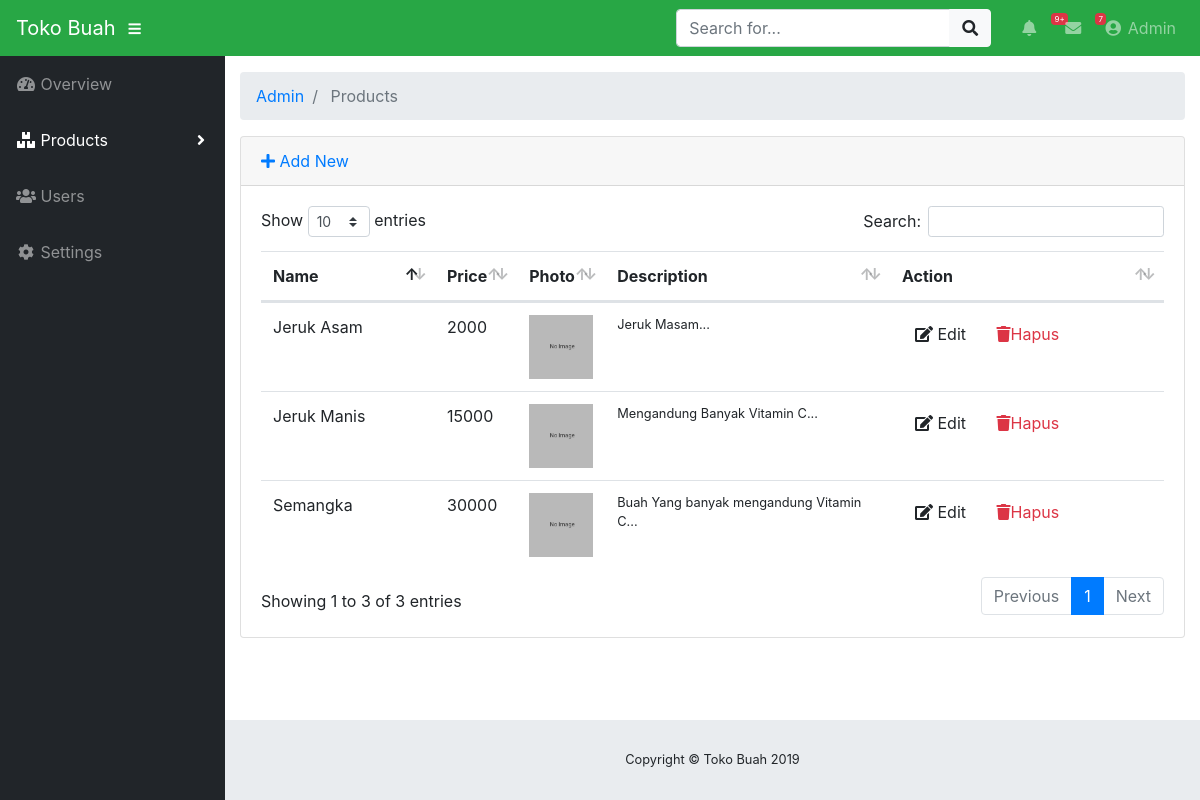
Page /index.php/admin/products on the committed database.
### tables this page shows
CREATE TABLE `products` (
  `product_id` varchar(64) NOT NULL,
  `name` varchar(255) NOT NULL,
  `price` int(11) NOT NULL,
  `image` varchar(255) NOT NULL DEFAULT 'default.jpg',
  `description` text NOT NULL
);

### application/controllers/admin/Products.php (called while the page is built, shortened)
<?php defined('BASEPATH') OR exit('No direct script access allowed');
 class Products extends CI_Controller{
     public function __construct() {
         $this->load->model("product_model");
         $this->load->library('form_validation');
     }
     public function index(){
         $data["products"] = $this->product_model->getAll();
         $this->load->view("admin/product/list",$data);
     }
 }

### index.php (called while the page is built, shortened)
<?php
require_once BASEPATH.'core/CodeIgniter.php';

### application/models/Product_model.php (called while the page is built, shortened)
<?php defined('BASEPATH') OR exit('No direct script access allowed');
class Product_model extends CI_Model{
    private $_table ="products";
    public function getAll(){
        return $this->db->get($this->_table)->result();
    }
}

### application/views/admin/product/list.php (the view, shortened to what this page needs)
<!DOCTYPE html>
<html lang="en">
<head>
	<?php $this->load->view("admin/_partials/head.php") ?>
</head>
<body id="page-top">
	<?php $this->load->view("admin/_partials/navbar.php") ?>
	<div id="wrapper">
		<?php $this->load->view("admin/_partials/sidebar.php") ?>
		<div id="content-wrapper">
			<div class="container-fluid">
				<?php $this->load->view("admin/_partials/breadcrumb.php") ?>
				<div class="card mb-3">
					<div class="card-header">
						<a href="<?php echo site_url('admin/products/add') ?>"><i class="fas fa-plus"></i> Add New</a>
					</div>
					<div class="card-body">
						<div class="table-responsive">
							<table class="table table-hover" id="dataTable" width="100%" cellspacing="0">
								<thead>
									<tr>
										<th>Name</th>
										<th>Price</th>
										<th>Photo</th>
										<th>Description</th>
										<th>Action</th>
									</tr>
								</thead>
								<tbody>
									<?php foreach ($products as $product): ?>
									<tr>
										<td width="150">
											<?php echo $product->name ?>
										</td>
										<td>
											<?php echo $product->price ?>
										</td>
										<td>
											<img src="<?php echo base_url('upload/product/'.$product->image) ?>" width="64" />
										</td>
										<td class="small">
											<?php echo substr($product->description, 0, 120) ?>...</td>
										<td width="250">
											<a href="<?php echo site_url('admin/products/edit/'.$product->product_id) ?>"
											 class="btn btn-small"><i class="fas fa-edit"></i> Edit</a>
											<a onclick="deleteConfirm('<?php echo site_url('admin/products/delete/'.$product->product_id) ?>')"
											 href="#!" class="btn btn-small text-danger"><i class="fas fa-trash"></i>Hapus</a>
										</td>
									</tr>
									<?php endforeach; ?>
								</tbody>
							</table>
						</div>
					</div>
				</div>
			</div>
			<?php $this->load->view("admin/_partials/footer.php") ?>
		</div>
	</div>
</body>
</html>

### application/views/admin/_partials/head.php (shortened to what this page needs)
<link href="<?php echo base_url('assets/fontawesome-free/css/all.min.css')?>" rel="stylesheet" type="text/css">
<link href="<?php echo base_url('assets/datatables/dataTables.bootstrap4.css')?>" rel="stylesheet">
<link href="<?php echo base_url('css/sb-admin.css')?>" rel="stylesheet">

### application/views/admin/_partials/navbar.php (shortened to what this page needs)
<nav class="navbar navbar-expand navbar-dark bg-success static-top">
    <a class="navbar-brand mr-1" href="<?php echo site_url('admin') ?>"><?php echo SITE_NAME ?></a>
    <button class="btn btn-link btn-sm text-white order-1 order-sm-0" id="sidebarToggle" href="#">
        <i class="fas fa-bars"></i>
    </button>
    <form class="d-none d-md-inline-block form-inline ml-auto mr-0 mr-md-3 my-2 my-md-0">
        <div class="input-group">
            <input type="text" class="form-control" placeholder="Search for..." aria-label="Search" aria-describedby="basic-addon2">
            <div class="input-group-append">
                <button class="btn btn-light" type="button">
                    <i class="fas fa-search"></i>
                </button>
            </div>
        </div>
    </form>
    <ul class="navbar-nav ml-auto ml-md-0">
        <li class="nav-item dropdown no-arrow mx-1">
            <a class="nav-link dropdown-toggle" href="#" id="alertsDropdown" role="button" data-toggle="dropdown" aria-haspopup="true"
                aria-expanded="false">
                <i class="fas fa-bell fa-fw"></i>
                <span class="badge badge-danger">9+</span>
            </a>
        </li>
        <li class="nav-item dropdown no-arrow mx-1">
            <a class="nav-link dropdown-toggle" href="#" id="messagesDropdown" role="button" data-toggle="dropdown" aria-haspopup="true"
                aria-expanded="false">
                <i class="fas fa-envelope fa-fw"></i>
                <span class="badge badge-danger">7</span>
            </a>
        </li>
        <li class="nav-item dropdown no-arrow">
            <a class="nav-link dropdown-toggle" href="#" id="userDropdown" role="button" data-toggle="dropdown" aria-haspopup="true"
                aria-expanded="false">
                <i class="fas fa-user-circle fa-fw"></i> Admin
            </a>
        </li>
    </ul>
</nav>

### application/views/admin/_partials/sidebar.php (shortened to what this page needs)
<ul class="sidebar navbar-nav">
    <li class="nav-item <?php echo $this->uri->segment(2) == '' ? 'active': '' ?>">
        <a class="nav-link" href="<?php echo site_url('admin') ?>">
            <i class="fas fa-fw fa-tachometer-alt"></i>
            <span>Overview</span>
        </a>
    </li>
    <li class="nav-item dropdown <?php echo $this->uri->segment(2) == 'products' ? 'active': '' ?>">
        <a class="nav-link dropdown-toggle" href="#" id="pagesDropdown" role="button" data-toggle="dropdown" aria-haspopup="true"
            aria-expanded="false">
            <i class="fas fa-fw fa-boxes"></i>
            <span>Products</span>
        </a>
    </li>
    <li class="nav-item">
        <a class="nav-link" href="#">
            <i class="fas fa-fw fa-users"></i>
            <span>Users</span></a>
    </li>
    <li class="nav-item">
        <a class="nav-link" href="#">
            <i class="fas fa-fw fa-cog"></i>
            <span>Settings</span></a>
    </li>
</ul>

### application/views/admin/_partials/breadcrumb.php
<ol class="breadcrumb">
<?php foreach ($this->uri->segments as $segment): ?>
	<?php
		$url = substr($this->uri->uri_string, 0, strpos($this->uri->uri_string, $segment)) . $segment;
		$is_active =  $url == $this->uri->uri_string;
	?>
	<li class="breadcrumb-item <?php echo $is_active ? 'active': '' ?>">
		<?php if($is_active): ?>
			<?php echo ucfirst($segment) ?>
		<?php else: ?>
			<a href="<?php echo site_url($url) ?>"><?php echo ucfirst($segment) ?></a>
		<?php endif; ?>
	</li>
<?php endforeach; ?>
</ol>

### application/views/admin/_partials/footer.php
<footer class="sticky-footer">
<div class="container my-auto">
  <div class="copyright text-center my-auto">
    <span>Copyright © <?php echo SITE_NAME ." ". Date('Y') ?></span>
  </div>
</div>
</footer>

### rows in the picture
products: name "Jeruk Manis", price "15000", image (placeholder picture), description "Mengandung Banyak Vitamin C"
products: name "Semangka", price "30000", image (placeholder picture), description "Buah Yang banyak mengandung Vitamin C"
products: name "Jeruk Asam", price "2000", image (placeholder picture), description "Jeruk Masam"

### other values in the picture
SITE_NAME "Toko Buah"
$segment "Admin"
$segment "Products"
Date('Y') "2019"
